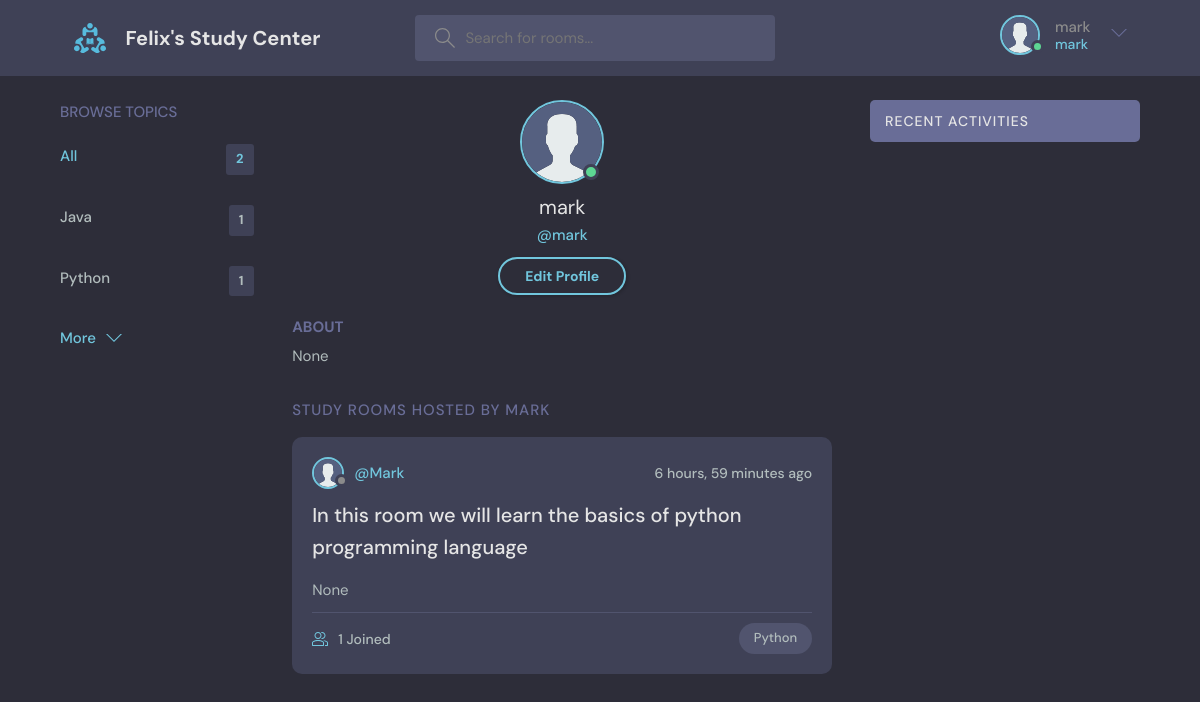
Page /profile/2/ (signed in) on the committed database.
### base/models.py (models this page shows, shortened)
class User(AbstractUser):
    name = models.CharField(max_length=200, null=True)
    email = models.EmailField(null=True, unique=True)
    bio = models.TextField(null=True)
    avatar = models.ImageField(upload_to='', null=True, default='avatar.svg')
    USERNAME_FIELD = 'email'
    REQUIRED_FIELDS = []

class Topic(models.Model):
    name = models.CharField(max_length=200)
    def __str__(self):
        return self.name

class Room(models.Model):
    host = models.ForeignKey(User, on_delete=models.SET_NULL, null=True)
    topic = models.ForeignKey(Topic, on_delete=models.SET_NULL, null=True)
    name = models.CharField(max_length=200)
    description = models.TextField(null=True, blank=True)
    participants = models.ManyToManyField(User, related_name='participants', blank=True)
    updated = models.DateTimeField(auto_now=True)
    created = models.DateTimeField(auto_now_add=True)
    class Meta:
        ordering = ['-updated', '-created']

### base/views.py (the view)
# urls.py: path('profile/<str:pk>/', views.userProfile, name='user-profile'),
def userProfile(request, pk):
    user = User.objects.get(id=pk)
    rooms = user.room_set.all()
    room_message = user.message_set.all()
    topics = Topic.objects.all()
    context = {
        "user": user,
        "rooms": rooms,
        "room_message": room_message,
        "topics": topics
    }
    return render(request, 'base/profile.html', context)

### base/templates/base/profile.html (shortened to what this page needs)
{% extends 'main.html' %}
{% block content %}
  <main class="profile-page layout layout--3">
    <div class="container">
      {% include 'base/topics_component.html' %}
      <div class="roomList">
        <div class="profile">
          <div class="profile__avatar">
            <div class="avatar avatar--large active">
              <img src="{{ request.user.avatar.url }}" />
            </div>
          </div>
          <div class="profile__info">
            <h3>{{ user.username }}</h3>
            <p>@{{ user.username }}</p>
            {% if request.user == user  %}
            <a href="{% url 'update-user' %}" class="btn btn--main btn--pill">Edit Profile</a>
            {% endif %}
          </div>
          <div class="profile__about">
            <h3>About</h3>
            <p>
              {{ request.user.bio }}
            </p>
          </div>
        </div>
        <div class="roomList__header">
          <div>
            <h2>Study Rooms Hosted by {{ request.user.name }}</a>
            </h2>
          </div>
        </div>
        {% for room in rooms %}
        <div class="roomListRoom">
          <div class="roomListRoom__header">
            <a href="profile.html" class="roomListRoom__author">
              <div class="avatar avatar--small">
                <img src="{{ room.host.avatar.url }}" />
              </div>
              <span>@{{ room.host.name }}</span>
            </a>
            <div class="roomListRoom__actions">
              <span>{{ room.created|timesince }} ago</span>
            </div>
          </div>
          <div class="roomListRoom__content">
            <a href="{% url 'room' room.id %}">{{ room.name }}</a>
            <p>
             {{ room.description}}
            </p>
          </div>
          <div class="roomListRoom__meta">
            <a href="{% url 'room' room.id %}" class="roomListRoom__joined">
              {{ room.participants.count }} Joined
            </a>
            <p class="roomListRoom__topic">{{ room.topic }}</p>
          </div>
        </div>
        {% endfor %}
      </div>
      {% include 'base/activity_component.html' %}
    </div>
  </main>
{% endblock %}

### templates/navbar.html (shortened to what this page needs)
{% load static %}
<header class="header header--loggedIn">
      <div class="container">
        <a href="{% url 'home' %}" class="header__logo">
          <img src="{% static 'images/logo.svg' %}" />
          <h1>Felix's Study Center</h1>
        </a>
        <form class="header__search" method="get" action="{% url 'home' %}">
          <label>
            <input name="q" placeholder="Search for rooms..." />
          </label>
        </form>
        <nav class="header__menu">
          {% if request.user.is_authenticated %}
          <div class="header__user">
            <a href="{% url 'update-user' %}">
              <div class="avatar avatar--medium active">
                <img src="{{ request.user.avatar.url  }}" />
              </div>
              <p>{{ request.user.username }}<span>{{request.user.username }}</span></p>
            </a>
            <button class="dropdown-button">
              <svg version="1.1" xmlns="http://www.w3.org/2000/svg" width="32" height="32" viewBox="0 0 32 32">
                <title>chevron-down</title>
                <path d="M16 21l-13-13h-3l16 16 16-16h-3l-13 13z"></path>
              </svg>
            </button>
          </div>
          {% else %}
          <a href="{% url 'login' %}">
            <img src="{% static 'images/avatar.svg' %}" />
            <p>Login</p>
          </a>
          {% endif %}
        </nav>
      </div>
    </header>

### base/templates/base/topics_component.html
<div class="topics">
          <div class="topics__header">
            <h2>Browse Topics</h2>
          </div>
          <ul class="topics__list">
            <li>
              <a href="{% url 'home' %}" class="active">All <span>{{ topics.count }}</span></a>
            </li>
              {% for topic in topics %}
            <li>
              <a href="{% url 'home' %}?q={{ topic.name }}">{{ topic.name }} <span>{{topic.room_set.all.count}}</span></a>
            </li>
              {% endfor %}
          </ul>
          <a class="btn btn--link" href="{% url 'topics' %}">
            More
            <svg version="1.1" xmlns="http://www.w3.org/2000/svg" width="32" height="32" viewBox="0 0 32 32">
              <title>chevron-down</title>
              <path d="M16 21l-13-13h-3l16 16 16-16h-3l-13 13z"></path>
            </svg>
          </a>
        </div>

### rows in the picture
User: user.avatar (placeholder picture), user.username "mark", username "mark", user.bio "None", user.name "MARK"
Topic: name "Java", room_set.all.count "1"
Topic: name "Python", room_set.all.count "1"
Room: host.avatar (placeholder picture), host.name "Mark", created "6 hours, 59 minutes", name "In this room we will learn the basics of python programming language", description "None", participants.count "1", topic "Python"

### other values in the picture
{{ topics.count }} "2"
